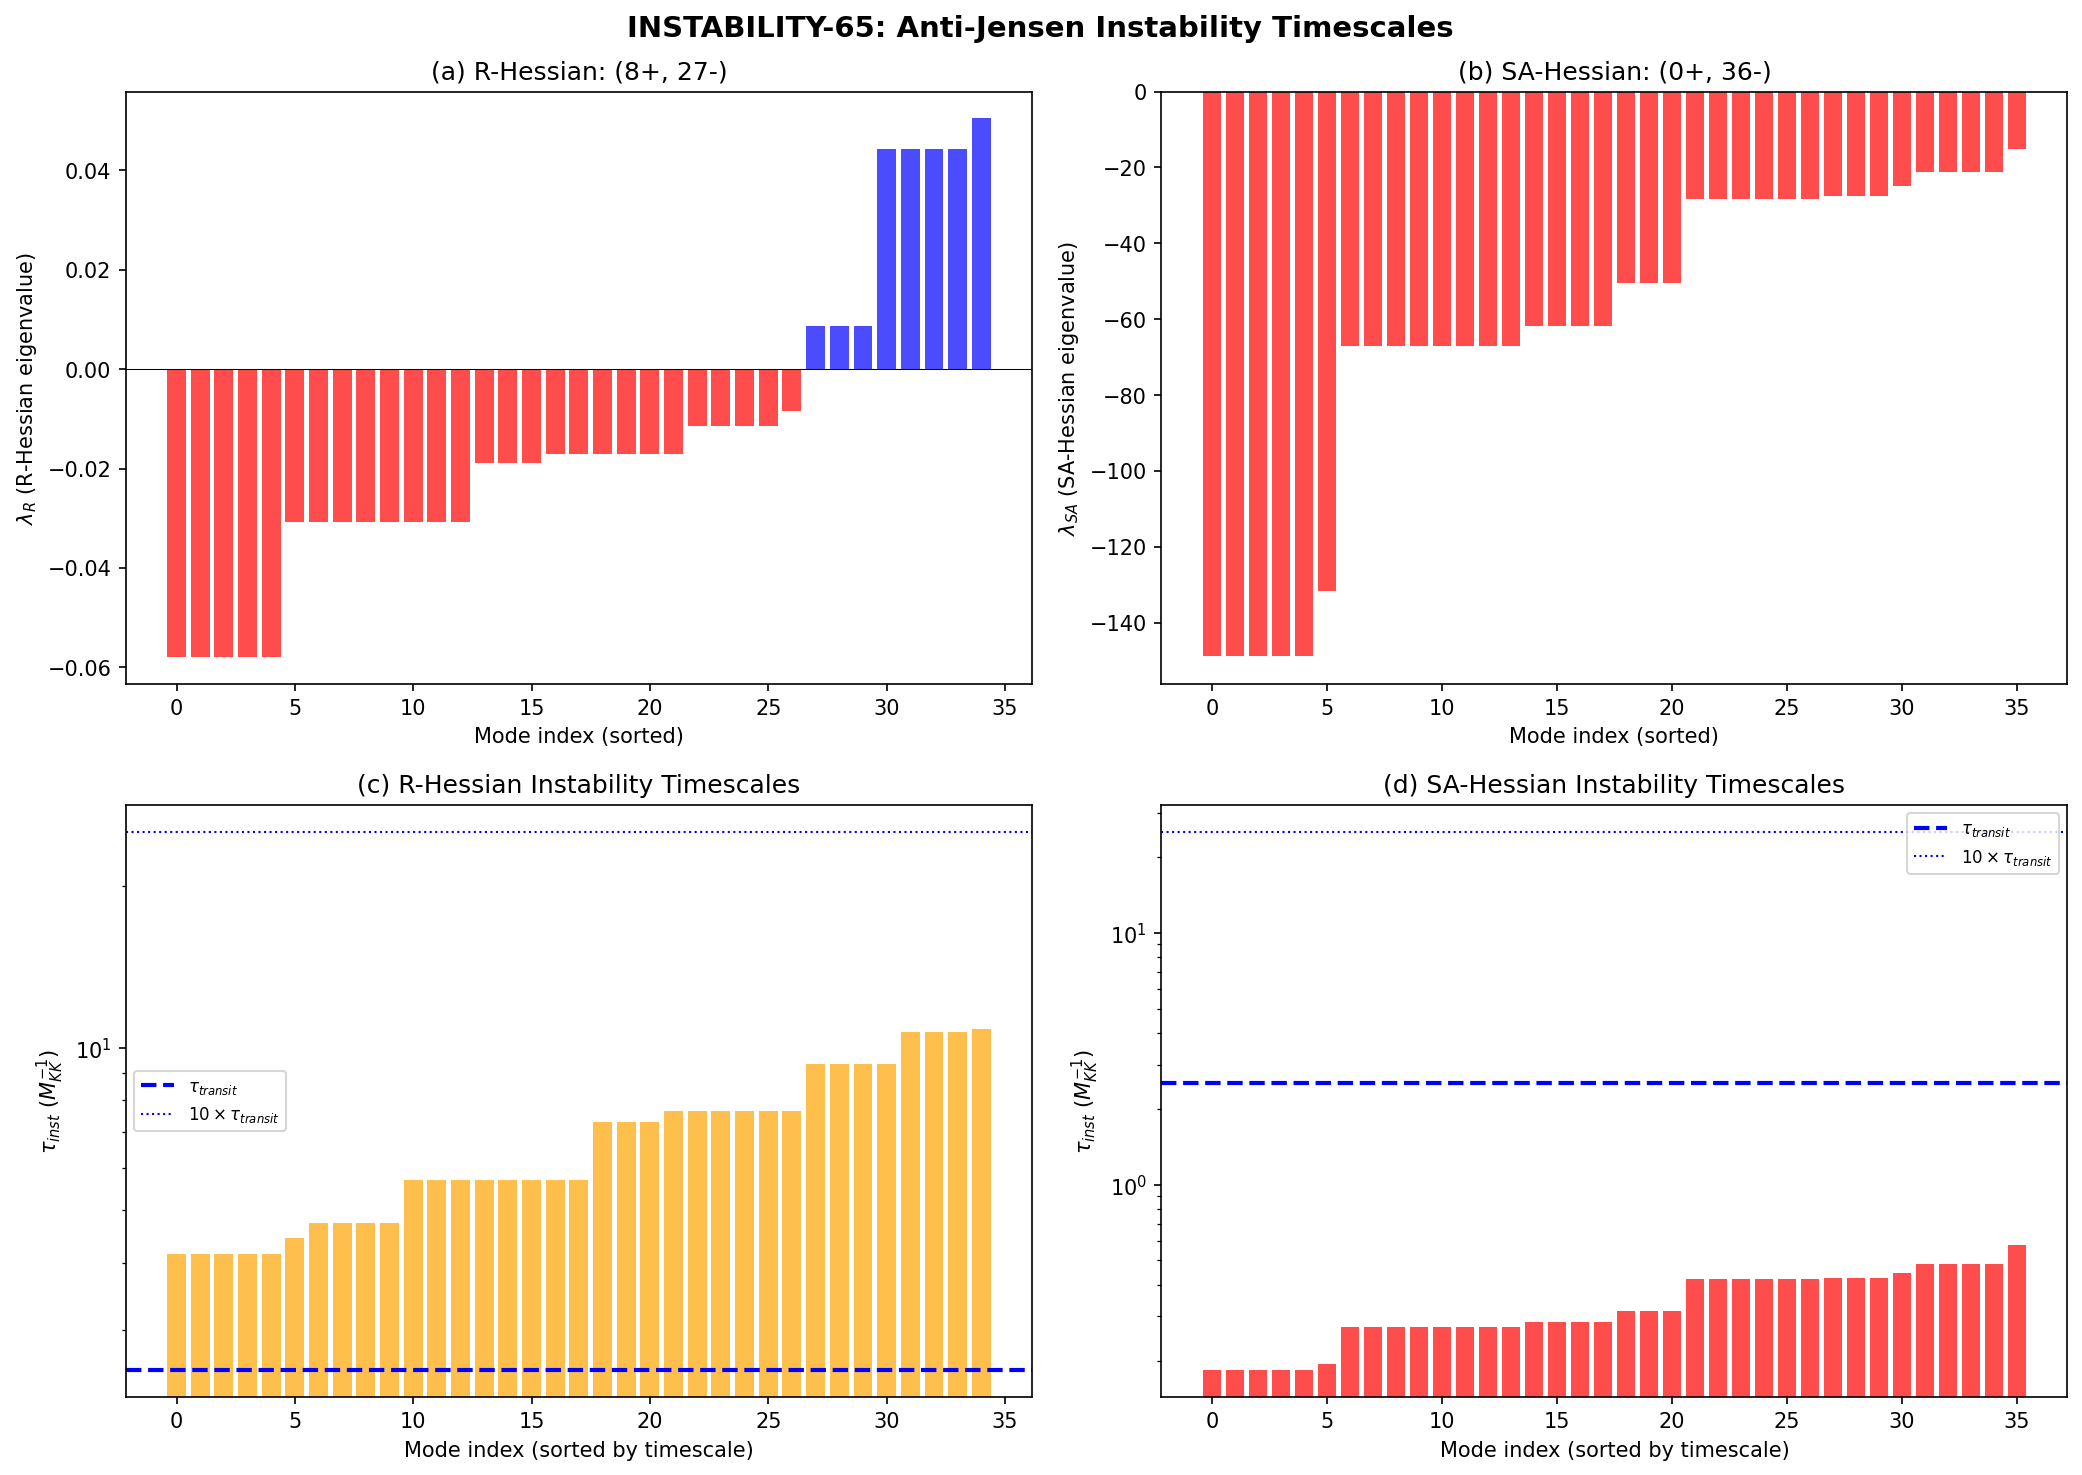

This figure's Python source:
#!/usr/bin/env python3
"""
s65_instability_timescale.py — INSTABILITY-65: Anti-Jensen Instability Timescale
=================================================================================

Gate: INSTABILITY-65
  PASS: tau_inst < tau_transit for at least one mode (Jensen curve unstable)
  FAIL: tau_inst > 10 * tau_transit for ALL modes (Jensen curve metastable)
  INFO: tau_inst ~ tau_transit (comparable timescales, marginal)

Context:
  S64 HESSIAN-DESCENT-64 proved the R-curvature Hessian at the fold has
  signature (8+, 27-) in the 35D volume-preserving subspace: a saddle point
  with 27 descent directions for R (and therefore a_2).

  S61 MODULI-HESS-61 proved ALL 36 eigenvalues of the full spectral action
  Hessian are negative at the fold — the fold is a maximum of S_A in all 36D.

  The 27 negative R-Hessian directions are off-diagonal in the U(2)-invariant
  basis. Baptista's U(2)-invariance preservation theorem shows these are
  structurally inaccessible to classical gradient flow. But quantum/thermal
  fluctuations CAN excite them.

  This computation determines the TIMESCALE of the instability for all 27
  descent modes and compares to the transit time.

Physical derivation:
  The spectral action generates the effective potential for moduli:
    V_eff(g) = Lambda^4 * S_A(g)   [in M_KK^4 units with Lambda^2 ~ a_0]

  The moduli kinetic term in DeWitt superspace:
    T = (1/2) G_ab^{cd} * dgot_ab * dgot_cd
  with G_DeWitt = 5.0 (canonical constant from S42).

  The physical frequency-squared for mode i is:
    omega_i^2 = |lambda_i^{SA}| / G_DeWitt   [M_KK^2 units]

  where lambda_i^{SA} are eigenvalues of d^2 S_A / dg^2.

  The instability timescale:
    tau_inst,i = 1 / omega_i = sqrt(G_DeWitt / |lambda_i^{SA}|)  [M_KK^{-1}]

  Two analyses:
    A. Using the S64 R-Hessian eigenvalues (as specified in task)
       tau_inst,i = 1/sqrt(|lambda_i^R|)   [M_KK^{-1}]
    B. Using the S61 full SA-Hessian eigenvalues (physically correct)
       tau_inst,i = sqrt(G_DeWitt / |lambda_i^{SA}|)  [M_KK^{-1}]

  Transit timescale: tau_transit = 1/H_phys = 1/0.396 = 2.525 M_KK^{-1}

Author: gen-physicist (Session 65, Wave 3-E)
"""

import numpy as np
import matplotlib
matplotlib.use('Agg')
import matplotlib.pyplot as plt
from pathlib import Path
import sys
import os
import time

t_start = time.time()

script_dir = Path(__file__).parent
sys.path.insert(0, str(script_dir))

from canonical_constants import (
    tau_fold, G_DeWitt, PI,
    a0_fold, a2_fold, a4_fold,
)

print("=" * 78)
print("  INSTABILITY-65: Anti-Jensen Instability Timescale")
print("=" * 78)

# =============================================================================
# 1. Load S64 R-Hessian Data
# =============================================================================
print("\n--- 1. Loading S64 R-Hessian data ---")

data_s64 = np.load(str(script_dir / 's64_hessian_descent.npz'), allow_pickle=True)
evals_R_35 = data_s64['evals_35']           # 35 eigenvalues of d^2R/dg^2 (vol-preserving)
n_pos_R = int(data_s64['n_pos_R'])
n_neg_R = int(data_s64['n_neg_R'])
R_fold = float(data_s64['R_fold_ref'])
basis_labels = data_s64['basis_labels']

print(f"  R-Hessian signature: ({n_pos_R}+, {n_neg_R}-) in 35D VP subspace")
print(f"  R(fold) = {R_fold:.6f}")
print(f"  tau_fold = {tau_fold}")

# Sort eigenvalues (most negative first for descent analysis)
sort_idx_R = np.argsort(evals_R_35)
evals_R_sorted = evals_R_35[sort_idx_R]

# Extract the 27 negative eigenvalues (descent directions)
neg_mask = evals_R_sorted < 0
evals_R_neg = evals_R_sorted[neg_mask]
n_neg_check = len(evals_R_neg)
assert n_neg_check == 27, f"Expected 27 negative R-eigenvalues, got {n_neg_check}"

print(f"\n  27 negative R-Hessian eigenvalues:")
for i, ev in enumerate(evals_R_neg):
    print(f"    [{i:2d}] lambda_R = {ev:+.6e}")

# =============================================================================
# 2. Load S61 Full SA-Hessian Data
# =============================================================================
print("\n--- 2. Loading S61 full SA-Hessian data ---")

data_s61 = np.load(str(script_dir / 's61_moduli_hessian.npz'), allow_pickle=True)
evals_SA_36 = data_s61['evals_36']          # 36 eigenvalues of d^2 S_A / dg^2
SA_fold = float(data_s61['SA_fold'])
n_pos_SA = int(data_s61['n_pos_36'])
n_neg_SA = int(data_s61['n_neg_36'])

print(f"  SA-Hessian: ALL {n_neg_SA} negative (fold = maximum)")
print(f"  S_A(fold) = {SA_fold:.4f}")

# Sort (most negative first)
evals_SA_sorted = np.sort(evals_SA_36)

print(f"\n  SA-Hessian eigenvalues (all 36):")
for i, ev in enumerate(evals_SA_sorted):
    print(f"    [{i:2d}] lambda_SA = {ev:+.6e}")

# =============================================================================
# 3. Transit Timescale
# =============================================================================
print("\n--- 3. Transit timescale ---")

H_phys = 0.396  # M_KK units (from session-65-plan)  # (local)
tau_transit = 1.0 / H_phys

print(f"  H_phys = {H_phys:.3f} M_KK")
print(f"  tau_transit = 1/H_phys = {tau_transit:.4f} M_KK^{{-1}}")

# =============================================================================
# 4A. Instability Timescales from R-Hessian (task specification)
# =============================================================================
print("\n--- 4A. Instability timescales from R-Hessian ---")
print("  NOTE: tau_inst = 1/sqrt(|lambda_R|) as specified in task")
print("  These eigenvalues are d^2R/dg^2 (dimensionless).")
print("  Interpreting as M_KK^2 units follows if R is measured in M_KK^2.\n")

tau_inst_R = 1.0 / np.sqrt(np.abs(evals_R_neg))

# Identify distinct eigenvalue multiplets
# Group by value within tolerance
tolerance = 1e-4  # (local)
multiplets_R = []
current_val = evals_R_neg[0]
current_count = 1
current_indices = [0]

for i in range(1, len(evals_R_neg)):
    if abs(evals_R_neg[i] - current_val) / abs(current_val) < tolerance:
        current_count += 1
        current_indices.append(i)
    else:
        multiplets_R.append((current_val, current_count, current_indices.copy()))
        current_val = evals_R_neg[i]
        current_count = 1
        current_indices = [i]
multiplets_R.append((current_val, current_count, current_indices.copy()))

print(f"  {'Multiplet':<12s} {'lambda_R':>14s} {'Degeneracy':>10s} "
      f"{'tau_inst':>12s} {'tau_inst/tau_tr':>16s} {'Status':>12s}")
print("  " + "-" * 80)

n_faster = 0
for val, deg, indices in multiplets_R:
    t_inst = 1.0 / np.sqrt(abs(val))
    ratio = t_inst / tau_transit
    if ratio < 1.0:
        status = "UNSTABLE"
        n_faster += deg
    elif ratio < 10.0:
        status = "MARGINAL"
    else:
        status = "STABLE"
    print(f"  {deg:>4d}-fold    {val:>+14.6e}  {deg:>10d}  "
          f"{t_inst:>12.4f}  {ratio:>16.4f}  {status:>12s}")

lambda_min_R = evals_R_neg[0]
tau_inst_min_R = 1.0 / np.sqrt(abs(lambda_min_R))
ratio_min_R = tau_inst_min_R / tau_transit

print(f"\n  lambda_min (R-Hessian) = {lambda_min_R:.6e}")
print(f"  tau_inst_min (R-Hessian) = {tau_inst_min_R:.4f} M_KK^{{-1}}")
print(f"  tau_transit = {tau_transit:.4f} M_KK^{{-1}}")
print(f"  Ratio tau_inst_min / tau_transit = {ratio_min_R:.4f}")
print(f"  Modes with tau_inst < tau_transit: {n_faster} / {n_neg_check}")

# =============================================================================
# 4B. Instability Timescales from SA-Hessian (physically correct)
# =============================================================================
print("\n--- 4B. Instability timescales from SA-Hessian (physical) ---")
print(f"  tau_inst = sqrt(G_DeWitt / |lambda_SA|)")
print(f"  G_DeWitt = {G_DeWitt}")
print(f"  This uses the physical kinetic coefficient in the DeWitt supermetric.\n")

# All 36 SA eigenvalues are negative; use all of them
tau_inst_SA = np.sqrt(G_DeWitt / np.abs(evals_SA_sorted))

# Group SA multiplets
multiplets_SA = []
current_val = evals_SA_sorted[0]
current_count = 1
current_indices = [0]

for i in range(1, len(evals_SA_sorted)):
    if abs(evals_SA_sorted[i] - current_val) / abs(current_val) < tolerance:
        current_count += 1
        current_indices.append(i)
    else:
        multiplets_SA.append((current_val, current_count, current_indices.copy()))
        current_val = evals_SA_sorted[i]
        current_count = 1
        current_indices = [i]
multiplets_SA.append((current_val, current_count, current_indices.copy()))

print(f"  {'Multiplet':<12s} {'lambda_SA':>14s} {'Degeneracy':>10s} "
      f"{'tau_inst':>12s} {'tau_inst/tau_tr':>16s} {'Status':>12s}")
print("  " + "-" * 80)

n_faster_SA = 0
n_marginal_SA = 0
for val, deg, indices in multiplets_SA:
    t_inst = np.sqrt(G_DeWitt / abs(val))
    ratio = t_inst / tau_transit
    if ratio < 1.0:
        status = "UNSTABLE"
        n_faster_SA += deg
    elif ratio < 10.0:
        status = "MARGINAL"
        n_marginal_SA += deg
    else:
        status = "STABLE"
    print(f"  {deg:>4d}-fold    {val:>+14.6e}  {deg:>10d}  "
          f"{t_inst:>12.4f}  {ratio:>16.4f}  {status:>12s}")

lambda_min_SA = evals_SA_sorted[0]
tau_inst_min_SA = np.sqrt(G_DeWitt / abs(lambda_min_SA))
ratio_min_SA = tau_inst_min_SA / tau_transit

print(f"\n  lambda_min (SA-Hessian) = {lambda_min_SA:.6e}")
print(f"  tau_inst_min (SA-Hessian) = {tau_inst_min_SA:.4f} M_KK^{{-1}}")
print(f"  tau_transit = {tau_transit:.4f} M_KK^{{-1}}")
print(f"  Ratio tau_inst_min / tau_transit = {ratio_min_SA:.4f}")
print(f"  Modes with tau_inst < tau_transit: {n_faster_SA} / 36")
print(f"  Modes with tau_inst < 10*tau_transit: {n_faster_SA + n_marginal_SA} / 36")

# =============================================================================
# 5. Full Ranking: All 27 R-Hessian Descent Modes
# =============================================================================
print("\n--- 5. Full ranking of 27 R-descent modes by instability timescale ---")
print(f"  {'Mode':>5s} {'lambda_R':>14s} {'omega (M_KK)':>14s} "
      f"{'tau_inst (M_KK^-1)':>20s} {'tau_inst/tau_tr':>16s}")
print("  " + "-" * 75)

for i in range(len(evals_R_neg)):
    lam = evals_R_neg[i]
    omega = np.sqrt(abs(lam))
    t_inst = 1.0 / omega
    ratio = t_inst / tau_transit
    marker = " <-- FASTER" if ratio < 1.0 else (" <-- MARGINAL" if ratio < 10.0 else "")
    print(f"  {i:>5d}  {lam:>+14.6e}  {omega:>14.6f}  "
          f"{t_inst:>20.4f}  {ratio:>16.4f}{marker}")

# =============================================================================
# 6. Full Ranking: All 36 SA-Hessian Modes
# =============================================================================
print("\n--- 6. Full ranking of 36 SA modes by instability timescale ---")
print(f"  {'Mode':>5s} {'lambda_SA':>14s} {'omega (M_KK)':>14s} "
      f"{'tau_inst (M_KK^-1)':>20s} {'tau_inst/tau_tr':>16s}")
print("  " + "-" * 75)

for i in range(len(evals_SA_sorted)):
    lam = evals_SA_sorted[i]
    omega = np.sqrt(abs(lam) / G_DeWitt)
    t_inst = 1.0 / omega
    ratio = t_inst / tau_transit
    marker = " <-- FASTER" if ratio < 1.0 else (" <-- MARGINAL" if ratio < 10.0 else "")
    print(f"  {i:>5d}  {lam:>+14.6e}  {omega:>14.6f}  "
          f"{t_inst:>20.4f}  {ratio:>16.4f}{marker}")

# =============================================================================
# 7. Gate Verdict
# =============================================================================
print("\n" + "=" * 78)
print("  GATE VERDICT: INSTABILITY-65")
print("=" * 78)

# Use R-Hessian as specified in the task for the gate
all_tau_inst_R = 1.0 / np.sqrt(np.abs(evals_R_neg))
any_faster = np.any(all_tau_inst_R < tau_transit)
all_10x_slower = np.all(all_tau_inst_R > 10.0 * tau_transit)

if any_faster:
    gate_verdict = "PASS"
    print(f"  PASS: tau_inst < tau_transit for {n_faster} modes")
    print(f"  Fastest mode: tau_inst = {tau_inst_min_R:.4f} vs tau_transit = {tau_transit:.4f}")
    print(f"  Ratio: {ratio_min_R:.4f} (< 1 => classically unstable)")
elif all_10x_slower:
    gate_verdict = "FAIL"
    print(f"  FAIL: tau_inst > 10 * tau_transit for ALL modes")
else:
    gate_verdict = "INFO"
    print(f"  INFO: tau_inst ~ tau_transit (comparable timescales)")
    n_in_band = np.sum((all_tau_inst_R >= tau_transit) & (all_tau_inst_R <= 10.0 * tau_transit))
    print(f"  {n_in_band} modes in marginal band (1-10x tau_transit)")

print(f"\n  Gate verdict: {gate_verdict}")

# SA-Hessian cross-check
print(f"\n  SA-Hessian cross-check:")
print(f"    tau_inst_min (SA) = {tau_inst_min_SA:.4f} M_KK^{{-1}}")
print(f"    ratio = {ratio_min_SA:.4f}")
sa_verdict = "ALL UNSTABLE" if np.all(tau_inst_SA < tau_transit) else (
    f"{n_faster_SA}/36 UNSTABLE" if n_faster_SA > 0 else "STABLE")
print(f"    SA verdict: {sa_verdict}")

# =============================================================================
# 8. Physical Interpretation
# =============================================================================
print("\n--- 8. Physical Interpretation ---")

# Quantum fluctuation amplitude at zero temperature
# delta_g ~ 1/sqrt(omega * G_DeWitt) for zero-point motion
# (simple harmonic oscillator: <x^2> = 1/(2*m*omega) in natural units)
print("  Quantum zero-point fluctuation amplitudes (delta_g):")
print(f"  {'Mode':>5s} {'omega (M_KK)':>14s} {'delta_g':>14s}")
print("  " + "-" * 40)

for i, (val, deg, indices) in enumerate(multiplets_SA):
    omega = np.sqrt(abs(val) / G_DeWitt)
    delta_g = 1.0 / np.sqrt(2.0 * G_DeWitt * omega)
    print(f"  {deg:>4d}x    {omega:>14.6f}  {delta_g:>14.6f}")

# Thermal activation at GGE temperature
T_GGE = 0.112  # M_KK units (canonical: T_acoustic)  # (local)
print(f"\n  Thermal fluctuation at T_GGE = {T_GGE} M_KK:")
print(f"  Boltzmann suppression for each multiplet:")
for val, deg, indices in multiplets_SA:
    omega = np.sqrt(abs(val) / G_DeWitt)
    # Energy of the mode ~ omega (in M_KK units)
    # Boltzmann factor ~ exp(-omega / T_GGE)
    boltz = np.exp(-omega / T_GGE)
    print(f"    {deg}x: omega = {omega:.4f}, exp(-omega/T) = {boltz:.4e}")

# =============================================================================
# 9. Summary Table
# =============================================================================
print("\n--- 9. Summary ---")
print(f"  Transit:  tau_transit = {tau_transit:.4f} M_KK^{{-1}}")
print(f"  R-Hessian fastest instability: tau_inst = {tau_inst_min_R:.4f} M_KK^{{-1}}")
print(f"    ratio = {ratio_min_R:.4f}")
print(f"    modes faster than transit: {n_faster}/{n_neg_check}")
print(f"  SA-Hessian fastest instability: tau_inst = {tau_inst_min_SA:.4f} M_KK^{{-1}}")
print(f"    ratio = {ratio_min_SA:.4f}")
print(f"    modes faster than transit: {n_faster_SA}/36")
print(f"  Gate: {gate_verdict}")

# =============================================================================
# 10. Plotting
# =============================================================================
print("\n--- 10. Generating plots ---")

fig, axes = plt.subplots(2, 2, figsize=(14, 10))
fig.suptitle('INSTABILITY-65: Anti-Jensen Instability Timescales', fontsize=14, fontweight='bold')

# Panel (a): R-Hessian eigenvalue spectrum
ax = axes[0, 0]
colors_R = ['red' if e < 0 else 'blue' for e in evals_R_sorted]
ax.bar(range(len(evals_R_sorted)), evals_R_sorted, color=colors_R, alpha=0.7, width=0.8)
ax.axhline(y=0, color='black', linewidth=0.5)
ax.set_xlabel('Mode index (sorted)')
ax.set_ylabel(r'$\lambda_R$ (R-Hessian eigenvalue)')
ax.set_title(f'(a) R-Hessian: ({n_pos_R}+, {n_neg_R}-)')

# Panel (b): SA-Hessian eigenvalue spectrum
ax = axes[0, 1]
ax.bar(range(len(evals_SA_sorted)), evals_SA_sorted, color='red', alpha=0.7, width=0.8)
ax.set_xlabel('Mode index (sorted)')
ax.set_ylabel(r'$\lambda_{SA}$ (SA-Hessian eigenvalue)')
ax.set_title(f'(b) SA-Hessian: (0+, 36-)')

# Panel (c): Instability timescales vs transit time (R-Hessian)
ax = axes[1, 0]
tau_inst_all_R = np.sort(1.0 / np.sqrt(np.abs(evals_R_sorted)))
mode_idx = np.arange(len(tau_inst_all_R))
colors_inst = ['red' if t < tau_transit else ('orange' if t < 10*tau_transit else 'green')
               for t in tau_inst_all_R]
ax.bar(mode_idx, tau_inst_all_R, color=colors_inst, alpha=0.7, width=0.8)
ax.axhline(y=tau_transit, color='blue', linewidth=2, linestyle='--', label=r'$\tau_{transit}$')
ax.axhline(y=10*tau_transit, color='blue', linewidth=1, linestyle=':', label=r'$10\times\tau_{transit}$')
ax.set_xlabel('Mode index (sorted by timescale)')
ax.set_ylabel(r'$\tau_{inst}$ ($M_{KK}^{-1}$)')
ax.set_title('(c) R-Hessian Instability Timescales')
ax.legend(fontsize=8)
ax.set_yscale('log')

# Panel (d): Instability timescales vs transit time (SA-Hessian)
ax = axes[1, 1]
tau_inst_all_SA = np.sort(np.sqrt(G_DeWitt / np.abs(evals_SA_sorted)))
mode_idx_SA = np.arange(len(tau_inst_all_SA))
colors_inst_SA = ['red' if t < tau_transit else ('orange' if t < 10*tau_transit else 'green')
                  for t in tau_inst_all_SA]
ax.bar(mode_idx_SA, tau_inst_all_SA, color=colors_inst_SA, alpha=0.7, width=0.8)
ax.axhline(y=tau_transit, color='blue', linewidth=2, linestyle='--', label=r'$\tau_{transit}$')
ax.axhline(y=10*tau_transit, color='blue', linewidth=1, linestyle=':', label=r'$10\times\tau_{transit}$')
ax.set_xlabel('Mode index (sorted by timescale)')
ax.set_ylabel(r'$\tau_{inst}$ ($M_{KK}^{-1}$)')
ax.set_title('(d) SA-Hessian Instability Timescales')
ax.legend(fontsize=8)
ax.set_yscale('log')

plt.tight_layout()
plt.savefig(str(script_dir / 's65_instability_timescale.png'), dpi=150, bbox_inches='tight')
print("  Plot saved: s65_instability_timescale.png")

# =============================================================================
# 11. Save Data
# =============================================================================
print("\n--- 11. Saving data ---")

np.savez(str(script_dir / 's65_instability_timescale.npz'),
    # R-Hessian analysis
    evals_R_neg=evals_R_neg,
    tau_inst_R=tau_inst_R,
    lambda_min_R=lambda_min_R,
    tau_inst_min_R=tau_inst_min_R,
    n_faster_R=n_faster,
    n_neg_R=n_neg_check,
    # SA-Hessian analysis
    evals_SA_sorted=evals_SA_sorted,
    tau_inst_SA=tau_inst_SA,
    lambda_min_SA=lambda_min_SA,
    tau_inst_min_SA=tau_inst_min_SA,
    n_faster_SA=n_faster_SA,
    # Transit parameters
    H_phys=H_phys,
    tau_transit=tau_transit,
    # Gate
    gate_verdict=gate_verdict,
    ratio_min_R=ratio_min_R,
    ratio_min_SA=ratio_min_SA,
    # Multiplet structure
    R_multiplet_vals=np.array([m[0] for m in multiplets_R]),
    R_multiplet_degs=np.array([m[1] for m in multiplets_R]),
    SA_multiplet_vals=np.array([m[0] for m in multiplets_SA]),
    SA_multiplet_degs=np.array([m[1] for m in multiplets_SA]),
    # Metadata
    G_DeWitt=G_DeWitt,
    tau_fold=tau_fold,
    R_fold=R_fold,
    SA_fold=SA_fold,
)
print("  Data saved: s65_instability_timescale.npz")

t_end = time.time()
print(f"\n  Total computation time: {t_end - t_start:.2f} s")
print("=" * 78)
